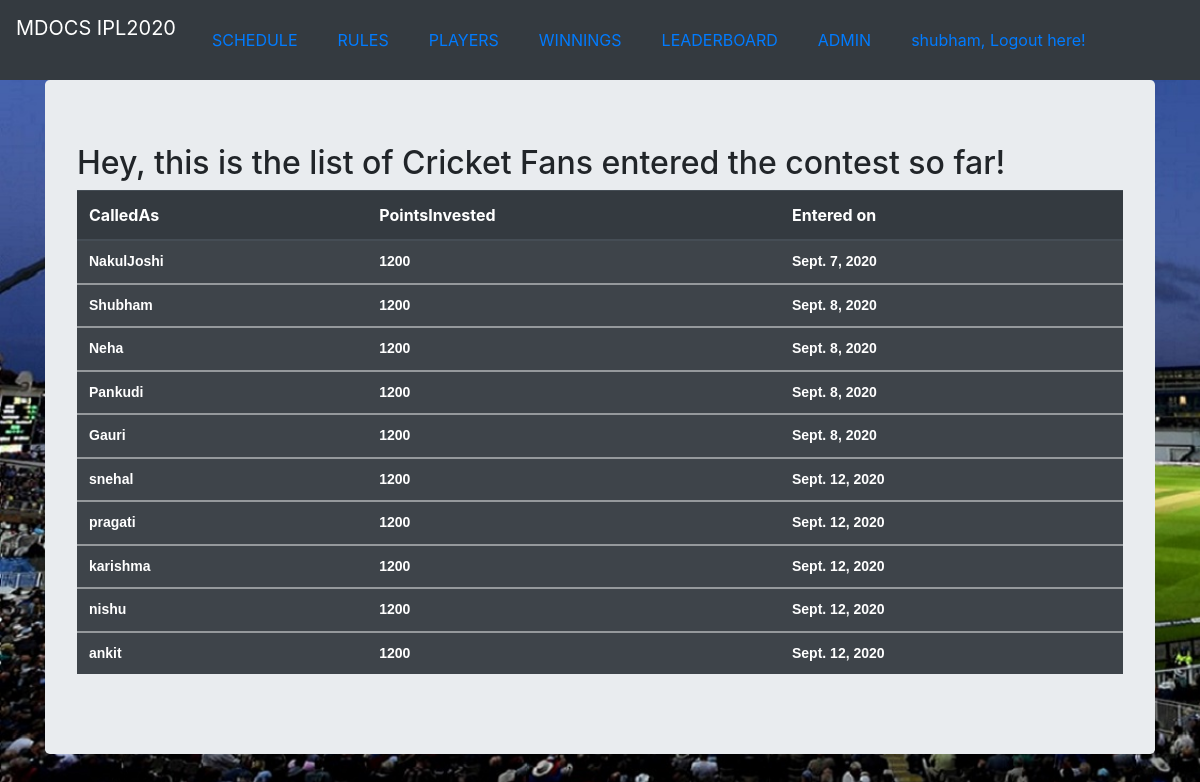
/players/ (signed in), run on the app's committed database.
### score_app/models.py (models this page shows, shortened)
class Players(models.Model):
    playername = models.CharField(max_length=100, default="")
    pointsinvested = models.IntegerField(default=0)
    datejoined = models.DateField(default=date.today)

### score_app/views.py (the view)
# urls.py: path('players/', login_required(views.MatchPlayersView.as_view()), name='players'),
class MatchPlayersView(ListView):
    context_object_name = 'match_players'
    model = models.Players
    template_name = 'match_players.html'

### templates/match_players.html
{% extends "base.html" %}
{% block body_block %}
<div class="jumbotron">
    <h2>Hey, this is the list of Cricket Fans entered the contest so far!</h2>
  <div class="table-condensed">
  <table class="table  table-striped table-dark">
    <thead>
      <tr>
        <th>CalledAs</th>
        <th>PointsInvested</th>
        <th>Entered on</th>
      </tr>
    </thead>
      {% for player in match_players %}
    <tbody>
      <tr style="font-family: 'Enriqueta', arial, serif; line-height: 1.25; margin: 0 0 10px; font-size: 14px; font-weight: bold;">
          <td >{{ player.playername }}</td>
          <td>{{ player.pointsinvested }}</td>
          <td>{{ player.datejoined }}</td>
      </tr>
    </tbody>
      {% endfor %}
  </table>
  </div>
</div>
{% endblock %}

### templates/base.html (shortened to what this page needs)
<!DOCTYPE html>
{% load static  %}
{% load socialaccount %}
<html lang="en">
<head>
    <link rel="stylesheet" href="https://stackpath.bootstrapcdn.com/bootstrap/4.3.1/css/bootstrap.min.css">
</head>
<body>
    <nav class="navbar navbar-expand-lg navbar-light bg-dark">
        <div>
            <ul class="nav justify-content-end">
                    <li style="color:white;" > <a class="navbar-brand" style="color:white;"  href="{% url 'index' %}">MDOCS IPL2020</a> </li>
                    <li class="nav-item" style="padding: 20px;"> <a class="navbar-link" href="{% url 'matches'%}">SCHEDULE</a> </li>
                    <li class="nav-item" style="padding: 20px;"> <a class="navbar-link" href="{% url 'rules'%}">RULES</a> </li>
                    <li class="nav-item" style="padding: 20px;"> <a class="navbar-link" href="{% url 'players'%}">PLAYERS</a> </li>
                    <li class="nav-item" style="padding: 20px;"> <a class="navbar-link" href="{% url 'wins'%}">WINNINGS</a> </li>
                    <li class="nav-item" style="padding: 20px;"> <a class="navbar-link" href="{% url 'leaders'%}">LEADERBOARD</a> </li>
                    <li class="nav-item" style="padding: 20px;"> <a class="navbar-link" href="{% url 'admin:index'%}">ADMIN</a> </li>
                    {% if user.is_authenticated %}
                    <li class="nav-item" style="padding: 20px; align:right"> <a class="navbar-link" href="{% url 'logout' %}"> {{ user.username }}, Logout here!</a> </li>
                    {% else %}
                    <li class="nav-item" style="padding: 20px; align:right"> <a href="{% provider_login_url 'google' %}">Login with Google</a> </li>
                    {% endif %}
            </ul>
        </div>
    </nav>
    <div class="container">
            {% block body_block %}
           {% endblock %}
    </div>
</body>
</html>

### data on the page
Players: playername "NakulJoshi", pointsinvested "1200", datejoined "Sept. 7, 2020"
Players: playername "Shubham", pointsinvested "1200", datejoined "Sept. 8, 2020"
Players: playername "Neha", pointsinvested "1200", datejoined "Sept. 8, 2020"
Players: playername "Pankudi", pointsinvested "1200", datejoined "Sept. 8, 2020"
Players: playername "Gauri", pointsinvested "1200", datejoined "Sept. 8, 2020"
Players: playername "snehal", pointsinvested "1200", datejoined "Sept. 12, 2020"
Players: playername "pragati", pointsinvested "1200", datejoined "Sept. 12, 2020"
Players: playername "karishma", pointsinvested "1200", datejoined "Sept. 12, 2020"
Players: playername "nishu", pointsinvested "1200", datejoined "Sept. 12, 2020"
Players: playername "ankit", pointsinvested "1200", datejoined "Sept. 12, 2020"

### other printed values
{{ user.username }} "shubham"
